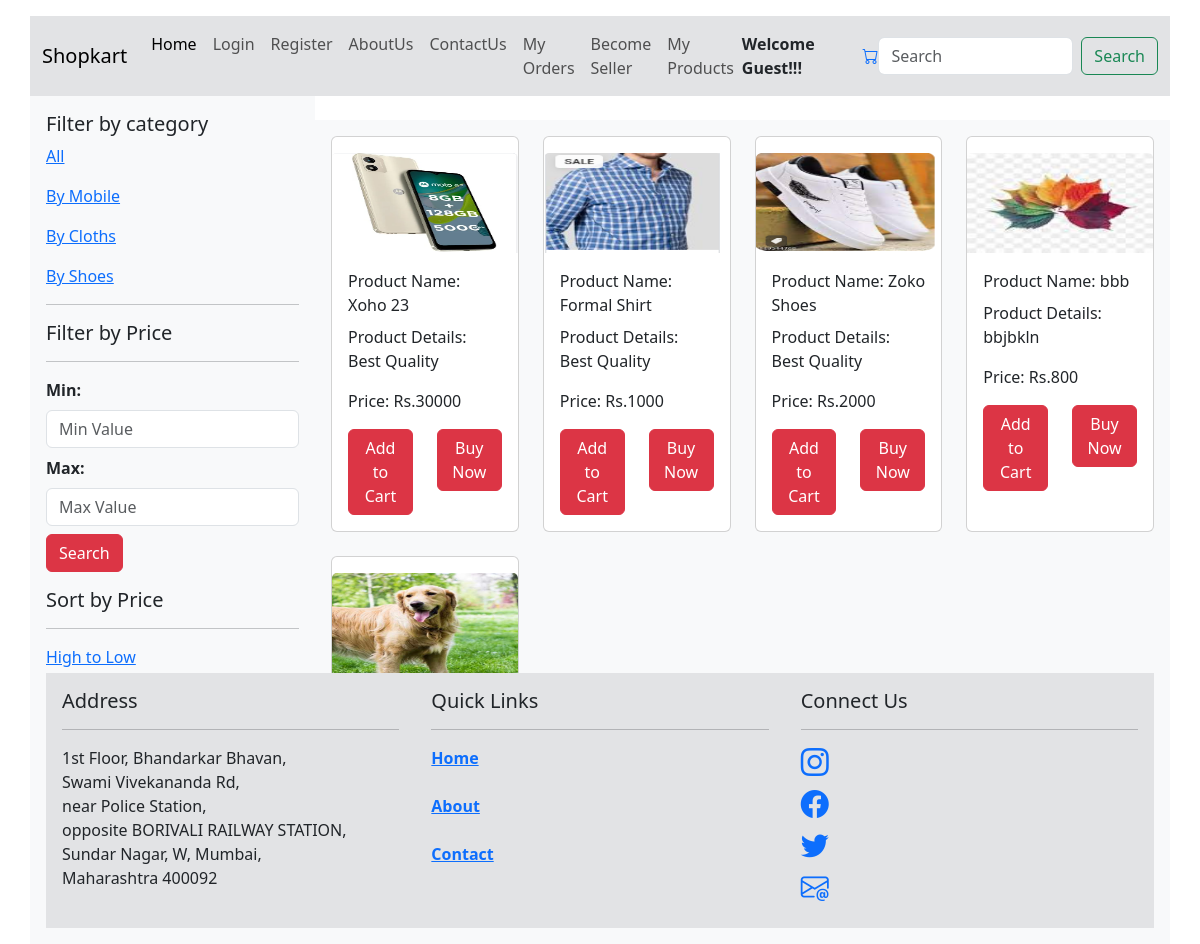
The page / on the database its author committed.
### productormapp/models.py (models this page shows)
class Product(models.Model):
    userid = models.ForeignKey(User, on_delete=models.CASCADE,null=True, blank=True)
    product_id = models.IntegerField(primary_key=True)
    product_name = models.CharField(max_length=55)
    type = (("Mobile", "Mobile"), ("Cloths", "Cloths"), ("Shoes", "Shoes"))
    category = models.CharField(max_length=100, choices=type, default="")
    desc = models.TextField(max_length=255)
    price = models.IntegerField()
    image = models.ImageField(upload_to="pics")
    objects = models.Manager()
    prod = CustomManager()

### productormapp/views.py (the view)
# urls.py: path("", views.index, name="index"),
def index(req):
    username = req.user.username
    allproducts = Product.objects.all()
    context = {"allproducts": allproducts, "username": username}
    return render(req, "index.html", context)

### template/index.html (shortened to what this page needs)
{% include 'header.html' %}
<div class="container">
<div class="row">
    <div class="col-md-3 bg-light p-3">
        <h5>Filter by category</h5>
        <p><a href="{% url 'index' %}" class="anchor">All</a></p>
        <p><a href="{% url 'mobilelistview' %}" class="anchor">By Mobile</a></p>
        <p><a href="{% url 'clothslistview' %}" class="anchor">By Cloths</a></p>
        <p><a href="{% url 'shoeslistview' %}" class="anchor">By Shoes</a></p>
        <hr>
        <h5>Filter by Price</h5>
        <hr>
        <form method="post" action="{% url 'range_view' %}">
        <div class="mb-2">
            <label for="input1" class="form-label"><strong>Min:</strong></label>
            <input type="number" class="form-control" name="min" id="input1" placeholder="Min Value">
        </div>
        <div class="mb-2">
          <label for="input2" class="form-label"><strong>Max:</strong></label>
          <input type="number" class="form-control" name="max" id="input2" placeholder="Max Value">
        </div>
        <div class="mb-2">
          <input type="submit" class="btn btn-danger" value="Search">
        </div>
        </form>
        <h5 class="mt-3">Sort by Price</h5>
        <hr>
        <p><a href="{% url 'allsortedorderview' %}?sort=high_to_low" class="anchor">High to Low</a></p>
        <p><a href="{% url 'allsortedorderview' %}?sort=low_to_high" class="anchor">Low to High</a></p>
    </div>
    <div class="col-md-9 mt-4 bg-light p-3">
        <div class="row">
            {% for item in allproducts %}
            <div class="col-md-3 mb-4">
                <div class="card h-100">
                    <div class="col-12 mt-3">
                        <img src="{{item.image.url}}" class="card-img-top" alt="{{item.product_name}} " width="100px" height="100px">
                    </div>
                    <div class="card-body">
                        <p class="card-title">Product Name: {{item.product_name}}</p>
                        <p class="card-text">Product Details: {{item.desc}}</p>
                        <p class="card-text">Price: Rs.{{item.price}}</p>
                        <div class="row">
                            <div class="col-md-6">
                                <a href="/add_to_cart/{{item.product_id}}" class="btn btn-danger">Add to Cart</a>
                            </div>
                            <div class="col-md-6">
                                <a href="/add_to_cart/{{item.product_id}}" class="btn btn-danger">Buy Now</a>
                            </div>
                        </div>
                    </div>
                </div>
            </div>
            {% endfor %}
        </div>
    </div>
</div>
</div>
{% include 'footer.html' %}

### template/header.html (shortened to what this page needs)
<!doctype html>
<html lang="en">
  <head>
    <link href="https://cdn.jsdelivr.net/npm/bootstrap@5.3.2/dist/css/bootstrap.min.css" rel="stylesheet">
    <link rel="stylesheet" href="https://cdn.jsdelivr.net/npm/bootstrap-icons@1.11.2/font/bootstrap-icons.min.css">
  </head>
  <body>
    <div class="container">
        <div class="row mt-3">
            <nav class="navbar navbar-expand-lg bg-body-tertiary bg-secondary-subtle">
                <div class="container-fluid">
                  <a class="navbar-brand" href="#">Shopkart</a>
                  <div class="collapse navbar-collapse" id="navbarSupportedContent">
                    <ul class="navbar-nav me-auto mb-2 mb-lg-0">
                      <li class="nav-item">
                        <a class="nav-link active" aria-current="page" href="{% url 'index' %}">Home</a>
                      </li>
                      {% if user.is_authenticated %}
                      <li class="nav-item">
                        <a class="nav-link" href="{% url 'userlogout' %}">Logout</a>
                      </li>
                      {% else %}
                      <li class="nav-item">
                        <a class="nav-link" href="{% url 'userlogin' %}">Login</a>
                      </li>
                      <li class="nav-item">
                        <a class="nav-link" aria-current="page" href="{% url 'register' %}">Register</a>
                      </li>
                      {% endif %}
                      <li class="nav-item">
                        <a class="nav-link" href="{% url 'about' %}">AboutUs</a>
                      </li>
                      <li class="nav-item">
                        <a class="nav-link" aria-current="page" href="{% url 'contact' %}">ContactUs</a>
                      </li>
                      <li class="nav-item">
                        <a class="nav-link" href="{% url 'showorders' %}">My Orders</a>
                        </li>
                        <li class="nav-item">
                          <a class="nav-link" href="{% url 'insertproducts' %}">Become Seller</a>
                          </li>
                          <li class="nav-item">
                          <a class="nav-link" href="{% url 'viewregisterproduct' %}">My Products</a>
                          </li>
                    </ul>
                    {% if username %}
                    <strong>Welcome {{username}}!!!</strong>&nbsp;&nbsp;
                    {% else %}
                    <strong>Welcome Guest!!!</strong>&nbsp;&nbsp;
                    {% endif %}
                    <a href="/cart"><i class="bi bi-cart"></i></a>
                    <form method="GET"  action="{% url 'searchproduct' %}" class="d-flex" role="search">
                      <input class="form-control me-2" name='q'  value="{{query}}"    type="search" placeholder="Search" aria-label="Search">
                      <button class="btn btn-outline-success" type="submit">Search</button>
                    </form>
                  </div>
                </div>
              </nav>
        </div>
    </div>
  </body>
</html>

### template/footer.html (shortened to what this page needs)
<!doctype html>
<html lang="en">
  <head>
    <link href="https://cdn.jsdelivr.net/npm/bootstrap@5.3.2/dist/css/bootstrap.min.css" rel="stylesheet">
  </head>
  <body>
    <div class="container fixed-bottom">
    <div class="row p-3 ">
      <div class="col-md-4 bg-secondary-subtle p-3">
          <h5> Address</h5>
          <hr>
              1st Floor, Bhandarkar Bhavan, <br>
              Swami Vivekananda Rd, <br>
              near Police Station,
              <br> opposite BORIVALI RAILWAY STATION,
              <br> Sundar Nagar, W, Mumbai,
              <br>Maharashtra 400092
      </div>
      <div class="col-md-4 bg-secondary-subtle p-3">
           <h5> Quick Links</h5>
           <hr>
            <a class="anchor" href="index.html"><b>Home</b></a><br><br>
            <a  class="anchor" href="about.html"><b>About</b></a><br><br>
            <a  class="anchor" href="contact.html"><b>Contact</b></a>
      </div>
      <div class="col-md-4 bg-secondary-subtle p-3">
             <h5>Connect Us</h5>
             <hr>
             <h3 class="social"><a href="https://www.instagram.com" target="_blank"><i class="bi bi-instagram"></i></a></h3>
             <h3 class="social"><a href="https://www.facebook.com" target="_blank"><i class="bi bi-facebook"></i></a></h3>
             <h3 class="social"><a href="https://www.twitter.com" target="_blank"><i class="bi bi-twitter"></i></a></h3>
             <h3 class="social"><a href="mailto:someone@example.com" target="_blank"><i class="bi bi-envelope-at"></i></a></h3>
      </div>
  </div>
</div>
  </body>
</html>

### rows shown on the page
Product: image (picture), product_name "Xoho 23", desc "Best Quality", price "30000"
Product: image (picture), product_name "Formal Shirt", desc "Best Quality", price "1000"
Product: image (picture), product_name "Zoko Shoes", desc "Best Quality", price "2000"
Product: image (picture), product_name "bbb", desc "bbjbkln", price "800"
Product: image (picture)
